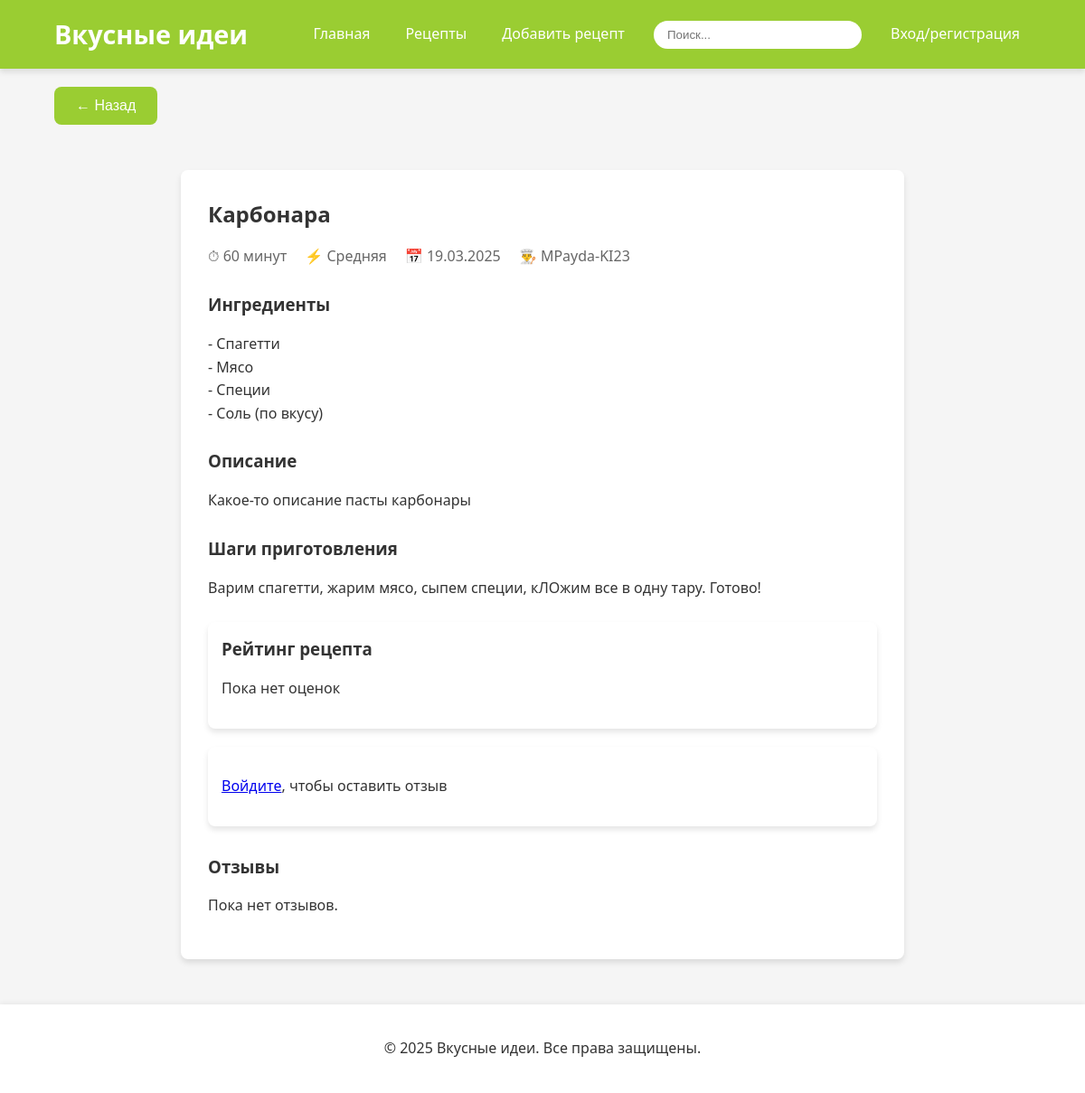
/recipes/about/2/, run on the app's committed database.
### main/models.py (models this page shows, shortened)
class Recipe(models.Model):
    user = models.ForeignKey(User, on_delete=models.CASCADE)
    title = models.CharField(max_length=255)
    description = models.TextField()
    time = models.CharField(max_length=100, null=False)
    difficulty = models.CharField(max_length=150, choices=[('Легкая', 'Легкая'), ('Средняя', 'Средняя'), ('Тяжелая', 'Тяжелая')], null=False)
    rate = models.FloatField(null=True)
    ingredients = models.TextField()
    cooking_steps = models.TextField()
    date_of_addition = models.DateField(auto_now=True)

class User(AbstractUser):
    email = models.EmailField()
    role = models.CharField(max_length=50, null=True)
    user_info = models.TextField(null=True, blank=True, )
    image = models.ImageField(upload_to='users_images/', blank=True, null=True)

### main/views.py (the view, shortened to what this page needs)
# urls.py: path('recipes/about/<int:id>/', views.about_recipe_page, name='about_recipe'),
def about_recipe_page(request, id):
    recipe = get_object_or_404(Recipe, id=id)
    reviews = recipe.reviews.all().order_by('-date_of_addition')
    form = None
    user_review = None
    context = {
        'recipe': recipe,
        'reviews': reviews,
        'form': form,
        'user_review': user_review,
    }
    return render(request, 'aboutrecipe.html', context)

### main/templates/aboutrecipe.html (shortened to what this page needs)
<!DOCTYPE html>
<html lang="ru">
<head>
</head>
<body>
    <header>
        <h1>Вкусные идеи</h1>
        <nav>
            <ul>
                <li><a href="{% url 'index' %}">Главная</a></li>
                <li><a href="{% url 'recipes' %}">Рецепты</a></li>
                {% if user.is_authenticated %}
                <li><a href="{% url 'make_recipe' %}">Добавить рецепт</a></li>
                {% else %}
                <li><a href="{% url 'recipe_auth_required' %}">Добавить рецепт</a></li>
                {% endif %}
            </ul>
            <input type="text" class="search" placeholder="Поиск...">
            {% if user.is_authenticated %}
            <a href="{% url 'profile' %}">Личный кабинет</a>
            {% else %}
            <a href="{% url 'login' %}">Вход/регистрация</a>
            {% endif %}
        </nav>
    </header>
    <button onclick="window.history.back();" class="back-button">← Назад</button>
    <div class="container">
        <div class="recipe-detail">
            <h2>{{ recipe.title }}</h2>
            <div class="recipe-meta">
                <span>⏱ {{ recipe.time }}</span>
                <span>⚡ {{ recipe.difficulty }}</span>
                <span>📅 {{ recipe.date_of_addition|date:"d.m.Y" }}</span>
                <span>👨‍🍳 {{ recipe.user.username }}</span>
            </div>
            <div class="recipe-section">
                <h3>Ингредиенты</h3>
                <p>{{ recipe.ingredients|linebreaks }}</p>
            </div>
            <div class="recipe-section">
                <h3>Описание</h3>
                <p>{{ recipe.description }}</p>
            </div>
            <div class="recipe-section">
                <h3>Шаги приготовления</h3>
                <p>{{ recipe.cooking_steps|linebreaks }}</p>
            </div>
            <div class="rating-section">
                <h3>Рейтинг рецепта</h3>
                {% if recipe.average_rating %}
                    <p>Средняя оценка: {{ recipe.average_rating }} ({{ recipe.rating_count }} отзывов)</p>
                {% else %}
                    <p>Пока нет оценок</p>
                {% endif %}
            </div>
            {% if user.is_authenticated %}
            <div class="rating-section">
                <h3>{% if user_review %}Редактировать ваш отзыв{% else %}Оставить отзыв{% endif %}</h3>
                <form method="post">
                    {% csrf_token %}
                    {{ form.as_p }}
                    <button type="submit" style="background-color: var(--primary-color); color: white; padding: 10px 20px; border: none; border-radius: var(--border-radius); cursor: pointer;">Отправить</button>
                    {% if user_review %}
                        <a href="{% url 'delete_review' user_review.id %}" style="color: #ff4444; margin-left: 15px;">Удалить отзыв</a>
                    {% endif %}
                </form>
            </div>
            {% else %}
            <div class="rating-section">
                <p><a href="{% url 'login' %}?next={% url 'about_recipe' recipe.id %}">Войдите</a>, чтобы оставить отзыв</p>
            </div>
            {% endif %}
            <div class="reviews-list">
                <h3>Отзывы</h3>
                {% if reviews %}
                    {% for review in reviews %}
                    <div class="review">
                        <div style="display: flex; justify-content: space-between; margin-bottom: 10px;">
                            <span style="font-weight: bold;">{{ review.user.username }}</span>
                           <span style="color: #777;">{{ review.date_of_addition|date:"d.m.Y" }}</span>
                        </div>
                        <div style="color: #ffcc00; font-weight: bold; margin-bottom: 10px;">
                            Оценка: {{ review.rating }}/5
                        </div>
                        {% if review.text %}
                        <div>
                            {{ review.text }}
                        </div>
                        {% endif %}
                    </div>
                    {% endfor %}
                {% else %}
                    <p>Пока нет отзывов.</p>
                {% endif %}
            </div>
        </div>
    </div>
    <footer>
        <p>&copy; 2025 Вкусные идеи. Все права защищены.</p>
    </footer>
</body>
</html>

### main/templates/aboutrecipe.html (style rules this page uses)
:root { --primary-color: #9ACD32; --primary-dark: #7CB342; --text-color: #333; --light-gray: #f5f5f5; --white: #ffffff; --shadow: 0 4px 6px rgba(0, 0, 0, 0.1); --transition: all 0.3s ease; --border-radius: 8px; }
body { font-family: 'Segoe UI', Tahoma, Geneva, Verdana, sans-serif; margin: 0; padding: 0; background-color: var(--light-gray); color: var(--text-color); line-height: 1.6; }
header { display: flex; justify-content: space-between; align-items: center; padding: 15px 5%; background-color: var(--primary-color); box-shadow: var(--shadow); position: sticky; top: 0; z-index: 1000; }
h1, h2, h3 { margin: 0; color: var(--text-color); }
header h1 { color: var(--white); font-size: 1.8rem; }
nav { display: flex; align-items: center; gap: 20px; }
nav ul { display: flex; list-style: none; padding: 0; margin: 0; gap: 15px; }
nav a { color: var(--white); text-decoration: none; font-weight: 500; padding: 8px 12px; border-radius: 4px; transition: var(--transition); }
.search { padding: 8px 15px; border: none; border-radius: 20px; outline: none; min-width: 200px; }
.container { max-width: 800px; margin: 30px auto; padding: 0 20px; }
.recipe-detail { background-color: var(--white); border-radius: var(--border-radius); padding: 30px; box-shadow: var(--shadow); margin-bottom: 30px; }
.recipe-meta { display: flex; gap: 20px; margin: 15px 0; color: #666; }
.recipe-section { margin: 25px 0; }
.rating-section { margin: 20px 0; padding: 15px; background-color: var(--white); border-radius: var(--border-radius); box-shadow: var(--shadow); }
.reviews-list { margin-top: 30px; }
.back-button { padding: 12px 24px; background-color: var(--primary-color); color: white; border: none; border-radius: var(--border-radius); cursor: pointer; margin: 20px 5%; transition: var(--transition); font-size: 1rem; }
footer { text-align: center; padding: 20px; margin-top: 50px; background-color: var(--white); box-shadow: 0 -2px 5px rgba(0, 0, 0, 0.05); }

### data on the page
Recipe: title "Карбонара", time "60 минут", difficulty "Средняя", date_of_addition "19.03.2025", user.username "MPayda-KI23", ingredients "- Спагетти - Мясо - Специи - Соль (по вкусу)", description "Какое-то описание пасты карбонары", cooking_steps "Варим спагетти, жарим мясо, сыпем специи, кЛОжим все в одну тару. Готово!"
